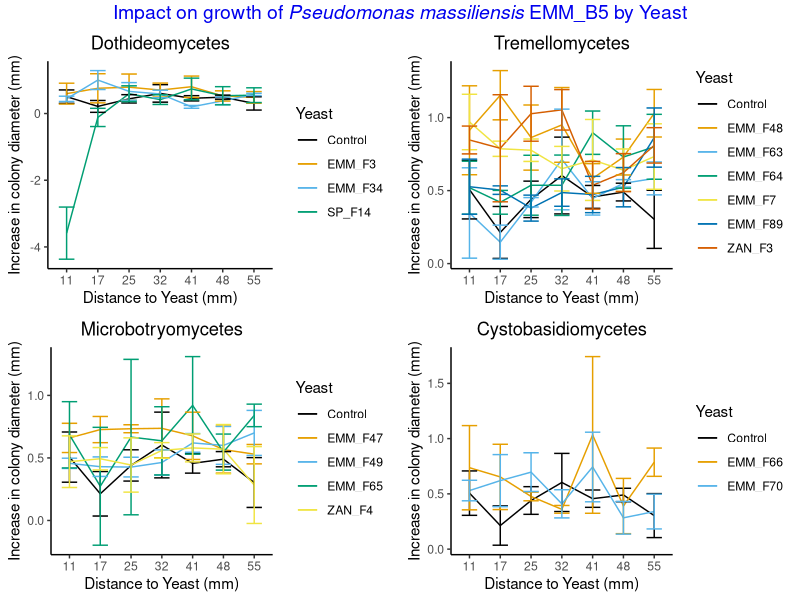

The R script that drew this image:
## ---- chunk 1
#load necessary library
library(ggplot2)
library(tidyverse)
library(ggpubr)
library(rstatix)
library(emmeans)
library(multcomp)
library(multcompView)
library(dplyr)
library(car)
library(nlme)
## ---- chunk 2
#read data
B5 <- read.csv("CoCultureAssay/CoCultureAssayData/2024-08-09_PeaceAssay_B5.csv", na.strings = "na") 


#load cbb color palette
cbbPalette <- c("#000000", "#E69F00", "#56B4E9", "#009E73", "#F0E442", "#0072B2", "#D55E00", "#CC79A7")
str(B5)
#round off of the distance to yeast so that it is visibly a categorical variable
B5$distance_to_yeast <- round(B5$distance_to_yeast, 0)
#change into categorical dataset
B5$Replication=as.factor(B5$Replication)
B5$Yeast=as.factor(B5$Yeast)
B5$DAI=as.factor(B5$DAI)
B5$distance_to_yeast=as.factor(B5$distance_to_yeast)

#remove the data for the distance zero
B5.no.contact <- B5[B5$distance_to_yeast != 0, ]
head(B5.no.contact)

# remove data first data since it is a reference for increase in colony size and donot follow the assumption of linear model i.e. normal distributuion
B5.Day6 <- B5.no.contact[B5.no.contact$DAI == "6",]


plot_listB5 <- list()

# Get unique classes
unique_class <- unique(B5.Day6$Class[B5.Day6$Class != "Control"])

# Loop through each class
for (i in seq_along(unique_class)) {
  
  # Filter for Control and the current class
  data <- B5.Day6 %>%
    filter(Class %in% c("Control", unique_class[i]))
  
  # Generate the plot
  p <- ggplot(data, aes(x = distance_to_yeast, y = increase, group = Yeast, color = Yeast)) +
    stat_summary(fun = mean, geom = "line") +   
    stat_summary(fun.data = mean_se, geom = "errorbar", width = 0.5) +   
    ylab("Increase in colony diameter (mm)") +   
    xlab("Distance to Yeast (mm)") +   
    theme_classic() +
    scale_color_manual(values = cbbPalette) +
    ggtitle(unique_class[i]) +
    theme(plot.title = element_text(hjust = 0.5))
  
  # Store the plot
  plot_listB5[[i]] <- p
}

combined_plotB5 <- ggarrange(plotlist = plot_listB5, ncol = 2, nrow = 2, common.legend = FALSE)

# Annotation for the title
final_plotB5 <- annotate_figure(combined_plotB5,
                              top = text_grob(
    expression("Impact on growth of"~italic("Pseudomonas massiliensis")~"EMM_B5 by Yeast"), color = "Blue2", face = "bold", size = 14, hjust = 0.5))

print(final_plotB5)

## ---- chunk 3
#filter data to remove 1st day data since the first data is taken as a base to measure the increase in colony size to rule out the variability that is caused by the drop inoculation. So, initially the increase in the colony diameter for 1st data for all colony is "0" that violates the assumption of normality, thus we remove that from analysis. This would be similar for all the bacterial isolates.
library(nlme)
B5.no.1st.data <- B5.no.contact[B5.no.contact$DAI != "2",]
B5try <- lme(increase~distance_to_yeast*Yeast*DAI, data = B5.no.1st.data, random = ~1|Replication, na.action = na.omit)
anova(B5try)

resultsB5=lme(increase~distance_to_yeast*Yeast+Yeast*DAI, data = B5.no.1st.data, random = ~1|Replication, na.action = na.omit)
summary(resultsB5)
## ---- chunk 4
# Unique days
day <- unique(B5.no.1st.data$DAI)
# Initialize empty lists to store results
B5_Day <- list()
meansB5_Day <- list()
resultsB5_Day <- list()
model_summary_B5 <- list()
anova_table_B5 <- list()
Results_lsmeansB5 <- list()
filtered_comparisonsB5 <- list()

for (i in seq_along(day)) {
    # Filter data for the current day
  B5_Day[[i]] <- filter(B5.no.contact, DAI == day[i])
    # Fit the mixed effects model
  resultsB5_Day[[i]] <- lme(increase ~ distance_to_yeast*Yeast,
                            data = B5_Day[[i]],
                            random = ~1 | Replication,
                            na.action = na.omit)
    model_summary_B5[[i]] <- summary(resultsB5_Day[[i]])
  anova_table_B5[[i]] <- anova(resultsB5_Day[[i]])
   # Estimated marginal means
  meansB5_Day[[i]] <- emmeans(resultsB5_Day[[i]], ~ Yeast|distance_to_yeast)
    # Compact letter display with Tukey adjustment
  Results_lsmeansB5[[i]] <- multcomp::cld(meansB5_Day[[i]], alpha = 0.05,
                                          Letters = letters, reversed = TRUE,
                                          details = TRUE)
   # Print lsmeans results
 # print(Results_lsmeansB5[[i]])
  
  # Filter comparisons involving "Control"
  filtered_comparisonsB5[[i]] <- Results_lsmeansB5[[i]]$comparisons %>%
    filter(grepl("Control", contrast))
   # Print filtered contrasts
  print(filtered_comparisonsB5[[i]])
}
